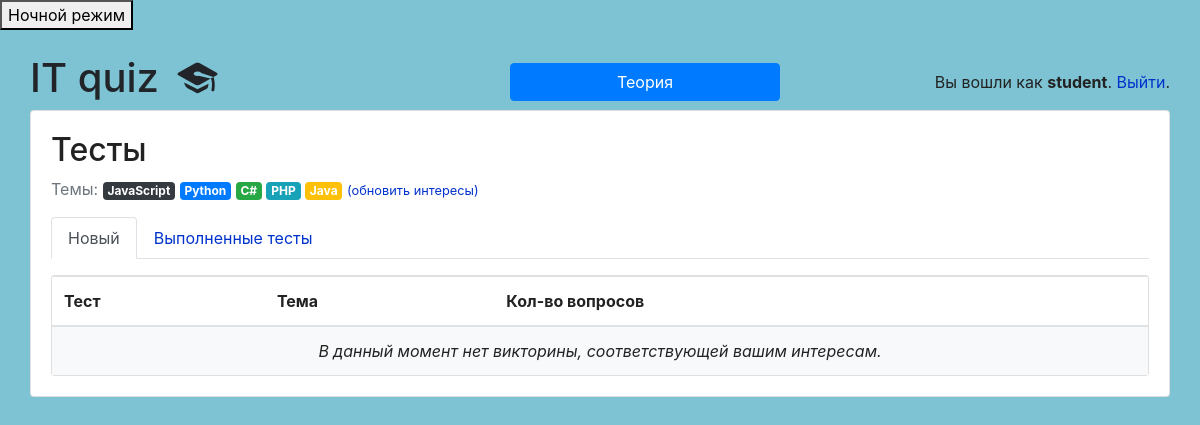
Screenshot of /students/ (signed in) with the database file from the repository.
### classroom/models.py (models this page shows, shortened)
class User(AbstractUser):
    is_student = models.BooleanField(default=False)
    is_teacher = models.BooleanField(default=False)

class Subject(models.Model):
    name = models.CharField(max_length=30)
    color = models.CharField(max_length=7, default='#007bff')
    def get_html_badge(self):
        name = escape(self.name)
        color = escape(self.color)
        html = '<span class="badge badge-primary" style="background-color: %s">%s</span>' % (color, name)
        return mark_safe(html)

### classroom/views/students.py (the view)
# urls.py: path('', students.QuizListView.as_view(), name='quiz_list'),
@method_decorator([login_required, student_required], name='dispatch')
class QuizListView(ListView):
    model = Quiz
    ordering = ('name', )
    context_object_name = 'quizzes'
    template_name = 'classroom/students/quiz_list.html'
    def get_queryset(self):
        student = self.request.user.student
        student_interests = student.interests.values_list('pk', flat=True)
        taken_quizzes = student.quizzes.values_list('pk', flat=True)
        queryset = Quiz.objects.filter(subject__in=student_interests) \
            .exclude(pk__in=taken_quizzes) \
            .annotate(questions_count=Count('questions')) \
            .filter(questions_count__gt=0)
        return queryset

### classroom/templates/classroom/students/quiz_list.html
{% extends 'base.html' %}
{% block content %}
  {% include 'classroom/students/_header.html' with active='new' %}
  <div class="card wrp">
    <table class="table mb-0">
      <thead>
        <tr>
          <th>Тест</th>
          <th>Тема</th>
          <th>Кол-во вопросов</th>
          <th></th>
        </tr>
      </thead>
      <tbody>
        {% for quiz in quizzes %}
          <tr>
            <td class="align-middle">{{ quiz.name }}</td>
            <td class="align-middle">{{ quiz.subject.get_html_badge }}</td>
            <td class="align-middle">{{ quiz.questions_count }} questions</td>
            <td class="text-right">
              <a href="{% url 'students:take_quiz' quiz.pk %}" class="btn btn-primary">Начать</a>
            </td>
          </tr>
        {% empty %}
          <tr>
            <td class="bg-light text-center font-italic" colspan="4">В данный момент нет викторины, соответствующей вашим интересам.</td>
          </tr>
        {% endfor %}
      </tbody>
    </table>
  </div>
{% endblock %}

### templates/base.html (shortened to what this page needs)
{% load static %}<!doctype html>
<html lang="en">
  <head>
    <link rel="stylesheet" href="https://maxcdn.bootstrapcdn.com/bootstrap/4.0.0/css/bootstrap.min.css">
    <link rel="stylesheet" type="text/css" href="{% static 'vendor/fontello-2f186091/css/fontello.css' %}">
    <link rel="stylesheet" type="text/css" href="{% static 'css/app.css' %}">
    {% if user.is_authenticated and user.is_teacher %}
      <link rel="stylesheet" type="text/css" href="{% static 'css/teachers.css' %}">
    {% else %}
      <link rel="stylesheet" type="text/css" href="{% static 'css/students.css' %}">
    {% endif %}
  </head>
  <body>
    <button class="btn-toggle">Ночной режим</button>
    <div class="container my-4">
      <div class="row justify-content-center">
        <div class="w-100">
          <div class="row d-flex align-items-center">
            <div class="col">
              <h1 class="logo">
                <a href="{% url 'home' %}">
                  IT quiz
                  {% if user.is_authenticated %}
                    {% if user.is_teacher %}
                      <span class="icon-feather" data-toggle="tooltip" data-placement="right" title="Teacher profile"></span>
                    {% else %}
                      <span class="icon-graduation-cap" data-toggle="tooltip" data-placement="right" title="Student profile"></span>
                    {% endif %}
                  {% endif %}
                </a>
              </h1>
            </div>
            <div class="col text-right">
              <button type="button" class="btn btn-primary w-75" data-toggle="modal" data-target=".bd-example-modal-lg">Теория</button>
            </div>
            <div class="col text-right">
              {% if user.is_authenticated %}
                <p class="pt-3">Вы вошли как <strong>{{ user.username }}</strong>. <a href="{% url 'logout' %}">Выйти</a>.</p>
              {% else %}
                <a href="{% url 'login' %}" class="btn btn-light" role="button">Вход</a>
                <a href="{% url 'signup' %}" class="btn btn-primary" role="button">Регистрация</a>
              {% endif %}
            </div>
          </div>
          <div class="card mb-3 wrp">
            <div class="card-body">
              {% block content %}
              {% endblock %}
            </div>
          </div>
        </div>
      </div>
    </div>
  </body>
</html>

### classroom/templates/classroom/students/_header.html
<h2>Тесты</h2>
<p class="text-muted">
  Темы:{% for subject in user.student.interests.all %} {{ subject.get_html_badge }}{% endfor %}
  <a href="{% url 'students:student_interests' %}"><small>(обновить интересы)</small></a>
</p>
<ul class="nav nav-tabs mb-3">
  <li class="nav-item">
    <a class="nav-link{% if active == 'new' %} active{% endif %}" href="{% url 'students:quiz_list' %}">Новый</a>
  </li>
  <li class="nav-item">
    <a class="nav-link{% if active == 'taken' %} active{% endif %}" href="{% url 'students:taken_quiz_list' %}">Выполненные тесты</a>
  </li>
</ul>

### static/css/app.css (style rules this page uses)
.logo a { color: #212529; text-decoration: none; }
body { color: #222; background: #fff; }
a { color: #0033cc; }

### static/css/students.css (style rules this page uses)
body { background-color: #7dc3d3; }

### rows the page displays
User: username "student"
Subject: get_html_badge "JavaScript"
Subject: get_html_badge "Python"
Subject: get_html_badge "C#"
Subject: get_html_badge "PHP"
Subject: get_html_badge "Java"
